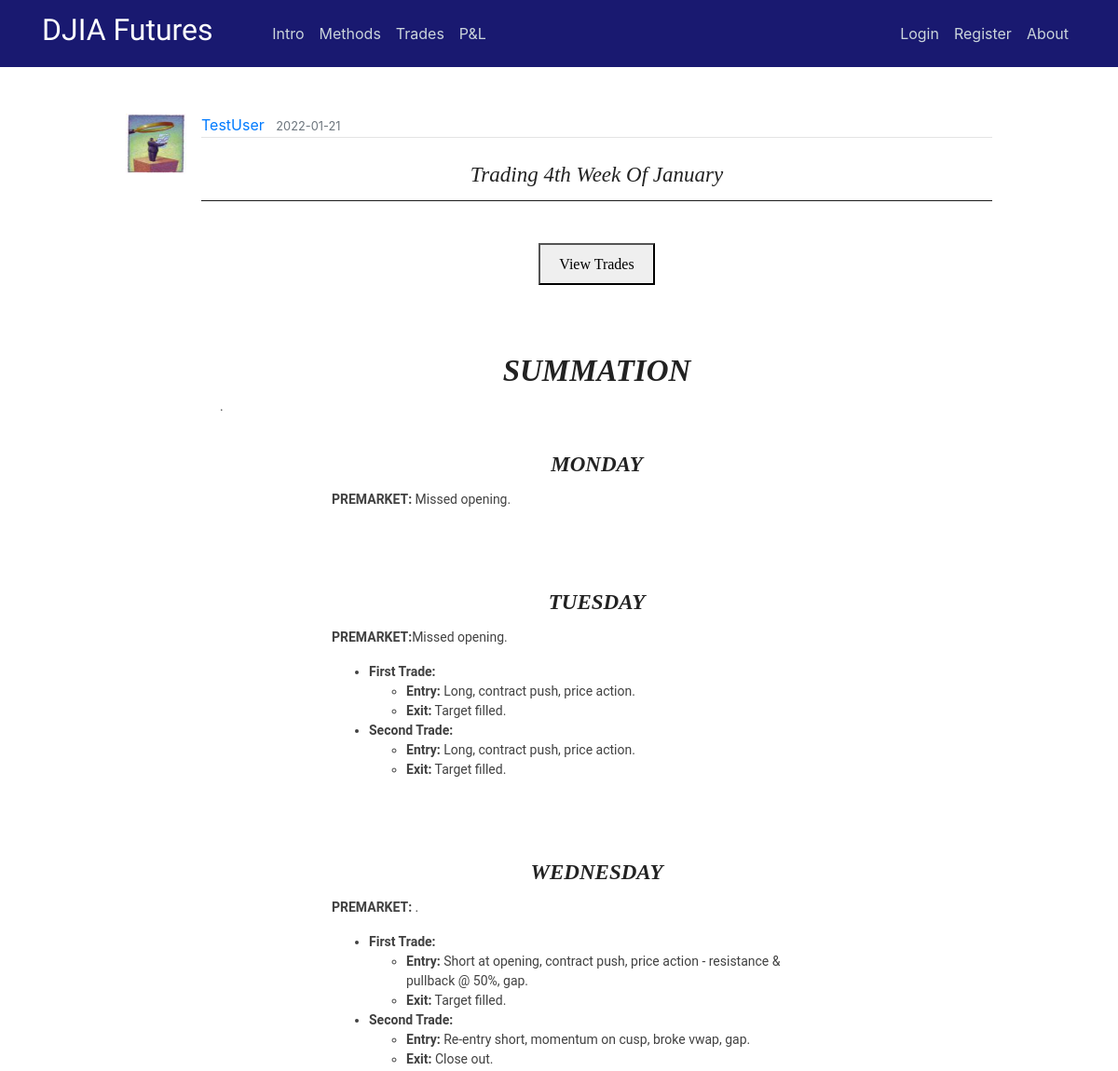
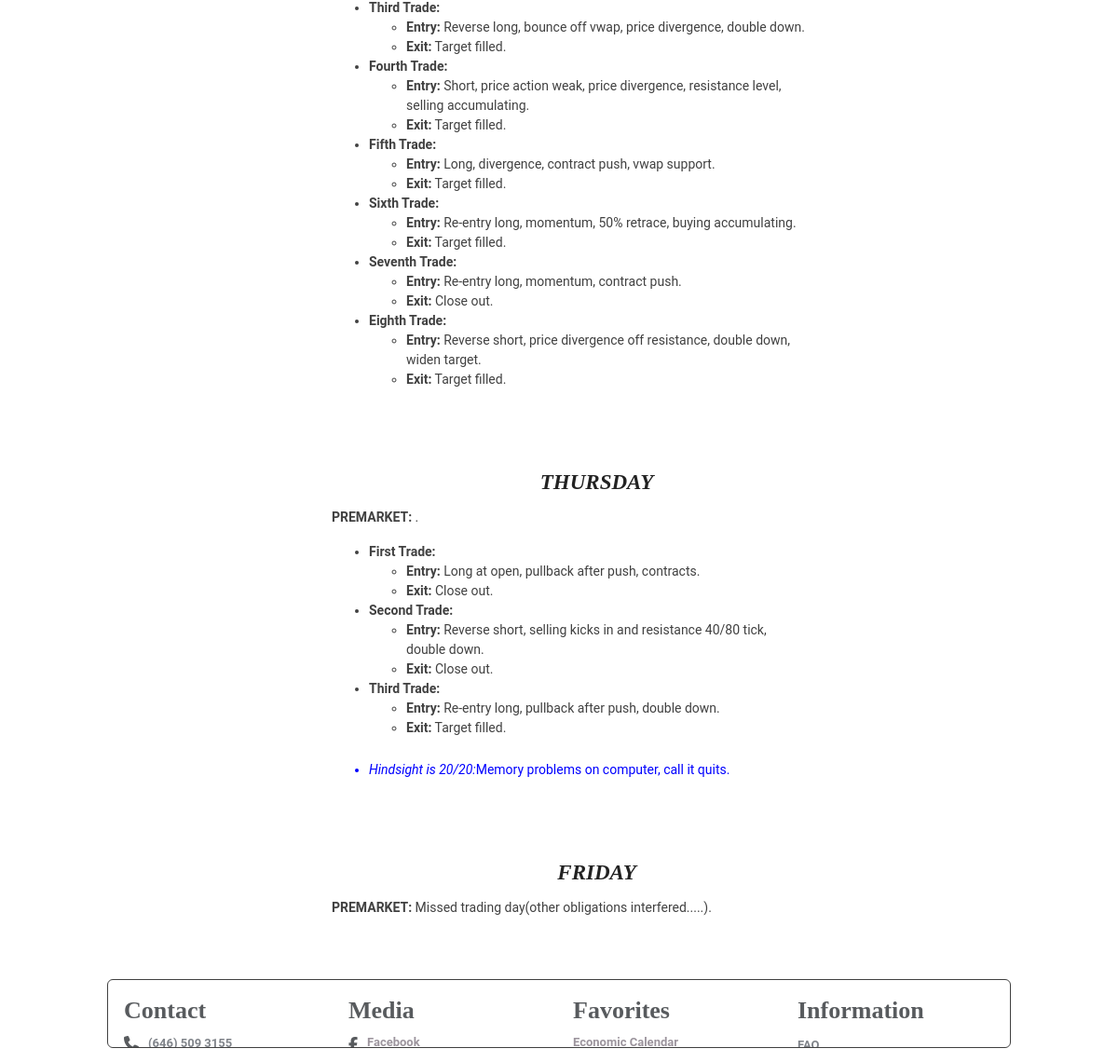
The app's page /post/143 with its own data (2 pictures, top to bottom).
### flaskblog/models.py (models this page shows, shortened)
class User(db.Model, UserMixin):
    id = db.Column(db.Integer, primary_key=True)
    username = db.Column(db.String(20), unique=True, nullable=False)
    email = db.Column(db.String(120), unique=True, nullable=False)
    image_file = db.Column(db.String(20), nullable=False, default='default.jpg')
    password = db.Column(db.String(60), nullable=False)
    posts = db.relationship('Post', backref='author', lazy=True)

class Post(db.Model):
    id = db.Column(db.Integer, primary_key=True)
    title = db.Column(db.String(100), nullable=False)
    date_posted = db.Column(db.DateTime, nullable=False, default=datetime.utcnow)
    content = db.Column(db.Text, nullable=False)
    user_id = db.Column(db.Integer, db.ForeignKey('user.id'), nullable=False)
    teaser_title = db.Column(db.Text, nullable=True)
    teaser_details = db.Column(db.Text, nullable=True)
    teaser_caption = db.Column(db.Text, nullable=True)
    teaser_img = db.Column(db.Text, nullable=True)
    teaser_content = db.Column(db.Text, nullable=True)
    teaser_wkid = db.Column(db.Text, nullable=True)

### flaskblog/posts/routes.py (the view)
@posts.route("/post/<int:post_id>")
def post(post_id):
    post = Post.query.get_or_404(post_id)
    if len(post.teaser_wkid) != 0:
        weekly = post.teaser_wkid
    else:
        weekly = ""
    return render_template('post.html', weekly=weekly, title=post.title, post=post)

### flaskblog/templates/post.html (shortened to what this page needs)
{% extends "layout.html" %}
{% block content %}
  <article class="media content-section" style="border:none;">
    <img class="article-img" src="{{ url_for('static', filename='profile_pics/' + post.author.image_file) }}">
    <div class="media-body">
      <div class="article-metadata">
        <a class="mr-2" href="{{ url_for('users.user_posts', username=post.author.username) }}">{{ post.author.username }}</a>
        <small class="text-muted">{{ post.date_posted.strftime('%Y-%m-%d') }}</small>
      </div>
      <center><br><h3 class="hero-header">{{ post.title }}</h3><hr><br></center>
      {% if weekly |length %}
      <center><button onclick="myDetach()">View Trades</button></center>
      <br>
      <br>
      {% endif %}
      {{ post.content|safe }}
  </article>
{% endblock content %}

### flaskblog/static/main.css (style rules this page uses)
body { margin-top: 5rem; }
._backdrop { top: 0px; left: 0px; right: 0px; bottom: 0px; background-image: url(img/stocks.jpg); background-size: cover; z-index: 0; }
.adjust-doc-border-intro { padding-right: 20px; padding-left: 20px; padding-top: 20px; padding-bottom: 20px; }
.doc-clear { clear: both; display: block; }
hr { margin-top: 1rem; margin-bottom: 1rem; border: 0; border-top: 1px solid rgba(0, 0, 0, 0.89); }
p.teaser-content { color: #414141; font-size: 14px; font-family: 'Roboto', Arial, 'Helvetica Neue', Helvetica, sans-serif; line-height: 1.5; }
.content-section { background: #ffffff; padding: 10px 20px; border: 1px solid #000000; border-radius: 9px; margin-bottom: 20px; }
.article-img { height: 65px; width: 65px; margin-right: 16px; }
.article-metadata { padding-bottom: 1px; margin-bottom: 4px; border-bottom: 1px solid #e3e3e3 }

### flaskblog/static/study.css (style rules this page uses)
h1.hero-header { color: #222; text-transform: capitalize; font-weight: 400; font-style: italic; font-size: 28px; font-family: Baskerville, 'Baskerville Old Face', 'Hoefler Text', Garamond, 'Times New Roman', serif; }
h3.hero-header { color: #222; text-transform: capitalize; font-weight: 400; font-style: italic; font-size: 28px; font-family: Baskerville, 'Baskerville Old Face', 'Hoefler Text', Garamond, 'Times New Roman', serif; }
h3 { font-weight: 700; line-height: 1; }
li.list { color: #414141; font-size: 14px; font-family: 'Roboto', Arial, 'Helvetica Neue', Helvetica, sans-serif; line-height: 1.5; }
button { margin-top: 5px; margin-bottom: 5px; padding: 8px 20px 7px; font-family: Cambria, Georgia, serif; line-height: 1.6; }
@media screen and (min-width: 25rem) { h1.hero-header { font-size: 33px; } }
@media screen and (min-width: 25rem) { h3.hero-header { font-size: 23px; } }

### flaskblog/static/modal.css (style rules this page uses)
img { margin-bottom: -4px; }

### records on screen
User: image_file (picture), author.username "TestUser"
Post: date_posted "2022-01-21", title "Trading 4th Week Of January", content "SUMMATION . MONDAY PREMARKET: Missed opening. TUESDAY PREMARKET: Missed opening. First Trade: Entry: Long, contract push, price action. Exit: Target filled. Second Trade: Entry: Long, contract push, price action. Exit: Target filled. WEDNESDAY PREMARKET: . First Trade: Entry: Short at opening, contract push, price action - resistance & pullback @ 50%, gap. Exit: Target filled. Second Trade: Entry: Re-entry short, momentum on cusp, broke vwap, gap. Exit: Close out. Third Trade: Entry: Reverse long, bounce off vwap, price divergence, double down. Exit: Target filled. Fourth Trade: Entry: Short, price action weak, price divergence, resistance level, selling accumulating. Exit: Target filled.…"
